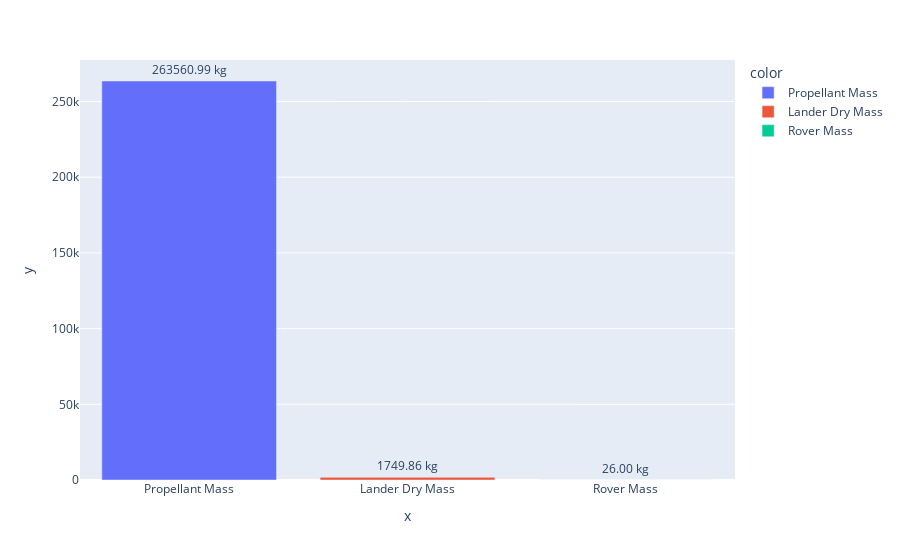

Notebook cell for this chart:
### Code cell
import plotly.express as px 

mass_labels = ['Propellant Mass','Lander Dry Mass', 'Rover Mass', ] 
mass_values = [ propellant_mass_required,lander_dry_mass, rover_mass] 
mass_fig = px.bar(x=mass_labels, y=mass_values, color=mass_labels)
labels={'x': 'Components', 'y': 'Mass (kg)'}, 
title=('Mass Budget') 
mass_fig.update_traces (texttemplate='%{y:.2f} kg', textposition='outside')

### Figure 1 — Plotly figure (JSON) as saved in the notebook; plotly's stock layout.template omitted (floating-point values rounded to 4 significant figures)
{"data": [{"hovertemplate": "color=Propellant Mass<br>x=%{x}<br>y=%{y}<extra></extra>", "legendgroup": "Propellant Mass", "marker": {"color": "#636efa", "pattern": {"shape": ""}}, "name": "Propellant Mass", "orientation": "v", "showlegend": true, "textposition": "outside", "texttemplate": "%{y:.2f} kg", "type": "bar", "x": ["Propellant Mass"], "xaxis": "x", "y": [263600.0], "yaxis": "y"}, {"hovertemplate": "color=Lander Dry Mass<br>x=%{x}<br>y=%{y}<extra></extra>", "legendgroup": "Lander Dry Mass", "marker": {"color": "#EF553B", "pattern": {"shape": ""}}, "name": "Lander Dry Mass", "orientation": "v", "showlegend": true, "textposition": "outside", "texttemplate": "%{y:.2f} kg", "type": "bar", "x": ["Lander Dry Mass"], "xaxis": "x", "y": [1750.0], "yaxis": "y"}, {"hovertemplate": "color=Rover Mass<br>x=%{x}<br>y=%{y}<extra></extra>", "legendgroup": "Rover Mass", "marker": {"color": "#00cc96", "pattern": {"shape": ""}}, "name": "Rover Mass", "orientation": "v", "showlegend": true, "textposition": "outside", "texttemplate": "%{y:.2f} kg", "type": "bar", "x": ["Rover Mass"], "xaxis": "x", "y": [26.0], "yaxis": "y"}], "layout": {"barmode": "relative", "legend": {"title": {"text": "color"}, "tracegroupgap": 0}, "margin": {"t": 60}, "xaxis": {"anchor": "y", "domain": [0, 1], "title": {"text": "x"}}, "yaxis": {"anchor": "x", "domain": [0, 1], "title": {"text": "y"}}}}
